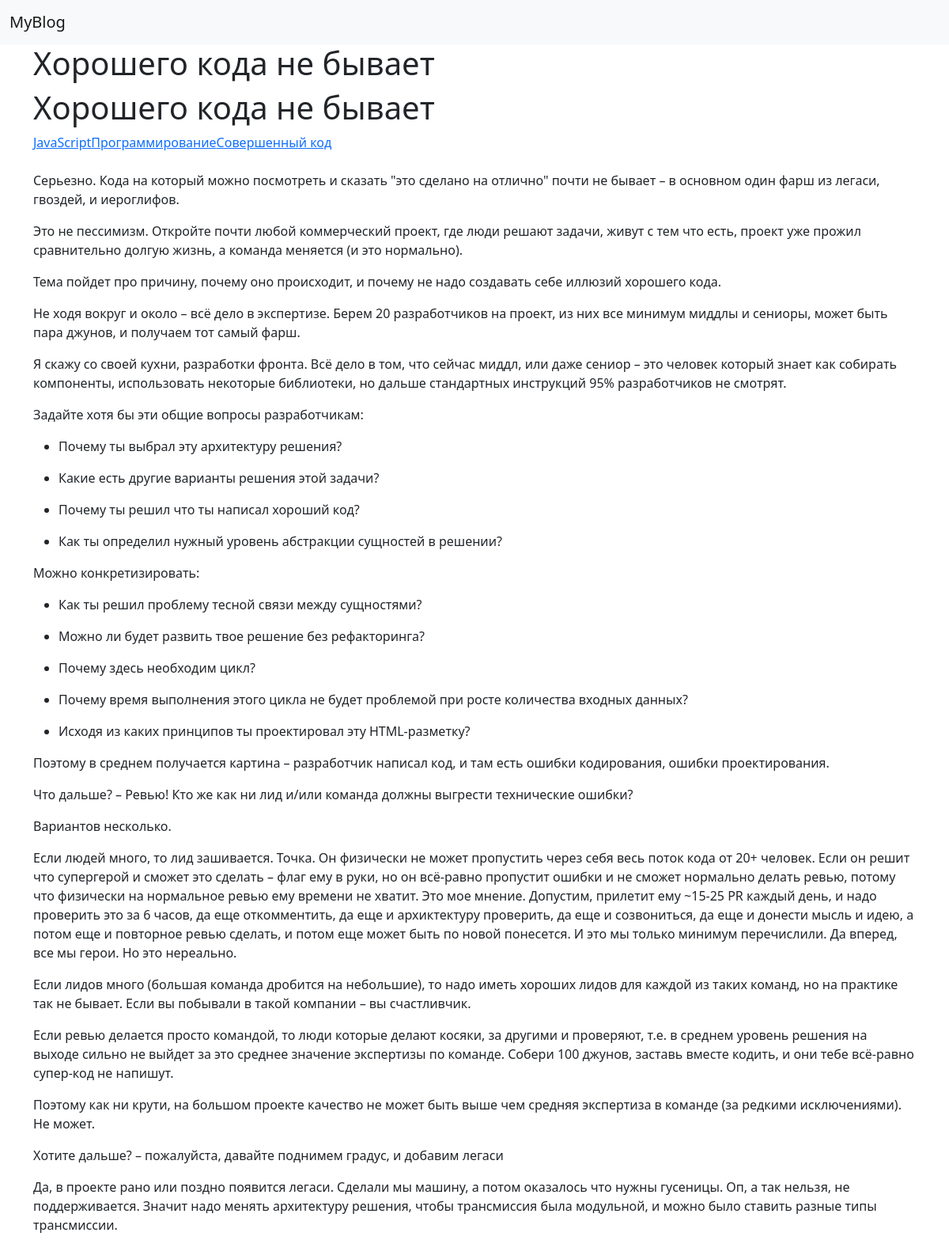
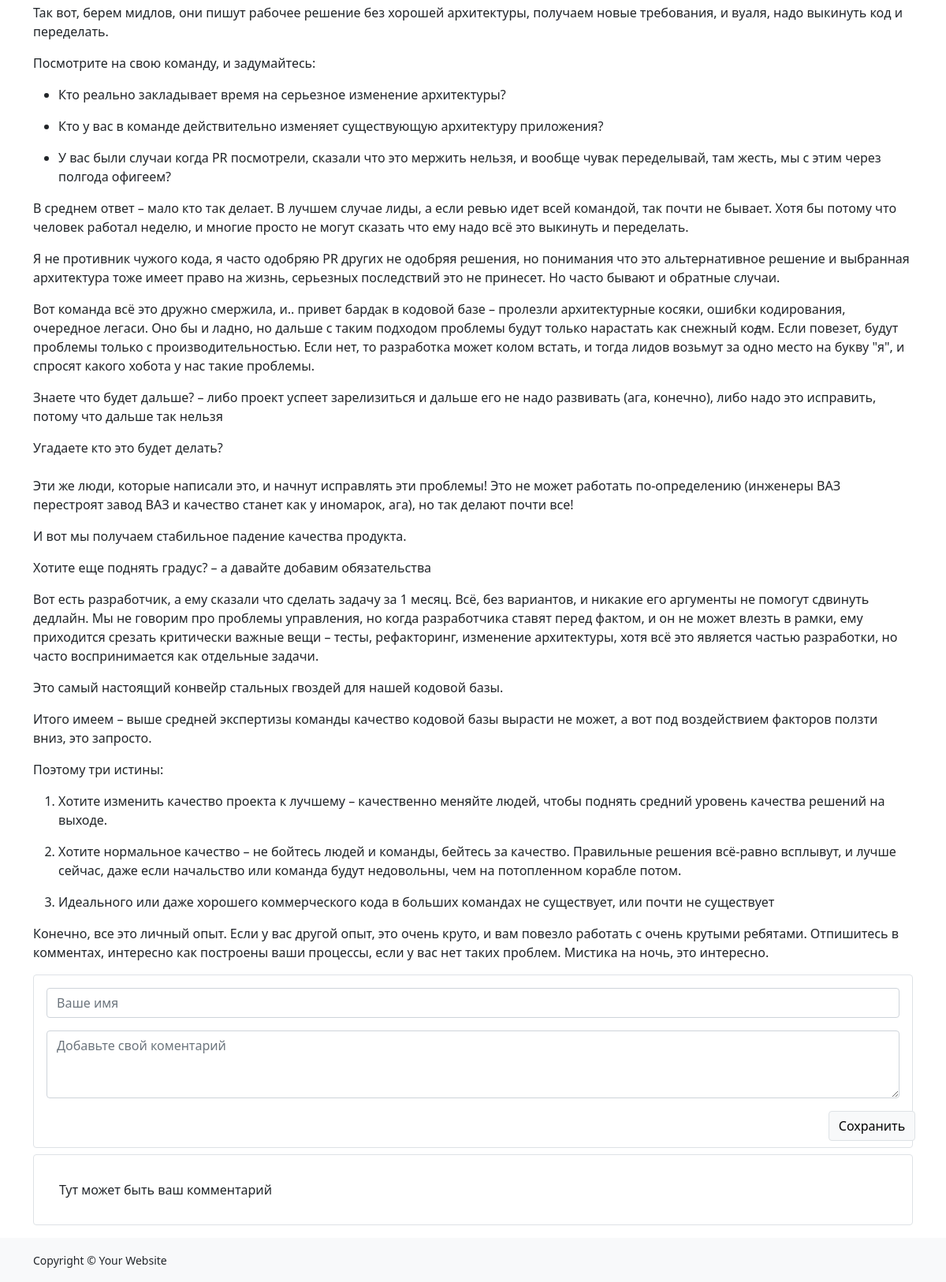
/post/horoshego-koda-ne-byvaet/, run on the app's committed database (2 pictures, top to bottom).
### post/models.py (models this page shows, shortened)
class Post(models.Model):
    title = models.CharField(max_length=255,
                             verbose_name='Заголовок',
                             )
    body = RichTextField(verbose_name='Текст публикации',
                            )
    publishedDate = models.DateField(auto_now_add=True,
                                     verbose_name='Дата публикации',
                                     )
    enable = models.BooleanField(verbose_name='Показать пост',
                                 )
    commentsEnable = models.BooleanField(verbose_name='Включить комментарии',
                                         )
    category = models.ForeignKey('Category',
                                 on_delete=models.SET_NULL,
                                 null=True,
                                 verbose_name='Категория',
                                 )
    slug = models.CharField(max_length=255,
                            blank=True,
                            unique=True,
                            verbose_name='Слаг',
                            )
    shortDescription = models.TextField(verbose_name='Краткое описание',
                                        )
    publicationDate = models.DateField(auto_now_add=True,
                                       verbose_name='Дата публикации')
    class Meta:
        verbose_name = 'Публикация'
        verbose_name_plural = 'Публикации'

### post/views.py (the view, shortened to what this page needs)
# urls.py: path('post/<slug:post_slug>/', show_post, name="post"),
def show_post(requests, post_slug):
    post = get_object_or_404(Post,
                           slug=post_slug,
                             )
    com = Coment.objects.filter(post_id = post.id)
    form = ComentForm()
    return render(requests, 'post/post.html', {'objects_list': post, 'form': form, 'com': com})

### post/forms.py
class ComentForm(forms.ModelForm):
    userName = forms.CharField(label='', widget=forms.TextInput(attrs={"class": "form-control mb-3", "placeholder":"Ваше имя"}))
    body = forms.CharField(label='', widget=forms.Textarea(attrs={"class": "form-control mb-3", "placeholder":"Добавьте свой коментарий", "rows":"3"}))
    class Meta:
        model = Coment
        fields = ('userName', 'body')

### post/templates/post/post.html (shortened to what this page needs)
{% extends "main.html" %}
{% block content %}
    <h1>{{ objects_list.title }}</h1>
    {{ objects_list.body | safe }}
    <form method="POST" class="border rounded p-3 pb-2 mb-2">
        {{ form }}
        <button type = "submit"  class="save btn btn-light border offset-md-11">
            <span>Сохранить</span>
        </button>
    </form>
    <div class="border rounded p-3 pb-0 mb-3">
    {% if com %}
    {% for comment in com %}
        <figure>
            <blockquote class="blockquote">
                <p>{{comment.userName}}</p>
            </blockquote>
            <figcaption class="blockquote-footer">
                {{comment.postDate}}
            </figcaption>
            <blockquote class="blockquote">
                <p>{{ comment.body }}</p>
            </blockquote>
            <hr>
        </figure>
    {% endfor  %}
    {% else %}
    <p class="p-3">Тут может быть ваш комментарий</p>
    {% endif %}
    </div>
{% endblock %}

### static/theme.css (style rules this page uses)
body { flex: auto; height: 100vh; }

### data on the page
Post: title "Хорошего кода не бывает", body "Хорошего кода не бывает JavaScript Программирование Совершенный код Серьезно. Кода на который можно посмотреть и сказать \"это сделано на отлично\" почти не бывает – в основном один фарш из легаси, гвоздей, и иероглифов. Это не пессимизм. Откройте почти любой коммерческий проект, где люди решают задачи, живут с тем что есть, проект уже прожил сравнительно долгую жизнь, а команда меняется (и это нормально). Тема пойдет про причину, почему оно происходит, и почему не надо создавать себе иллюзий хорошего кода. Не ходя вокруг и около – всё дело в экспертизе. Берем 20 разработчиков на проект, из них все минимум миддлы и сениоры, может быть пара джунов, и получаем тот самый фарш. Я скажу со своей…"
